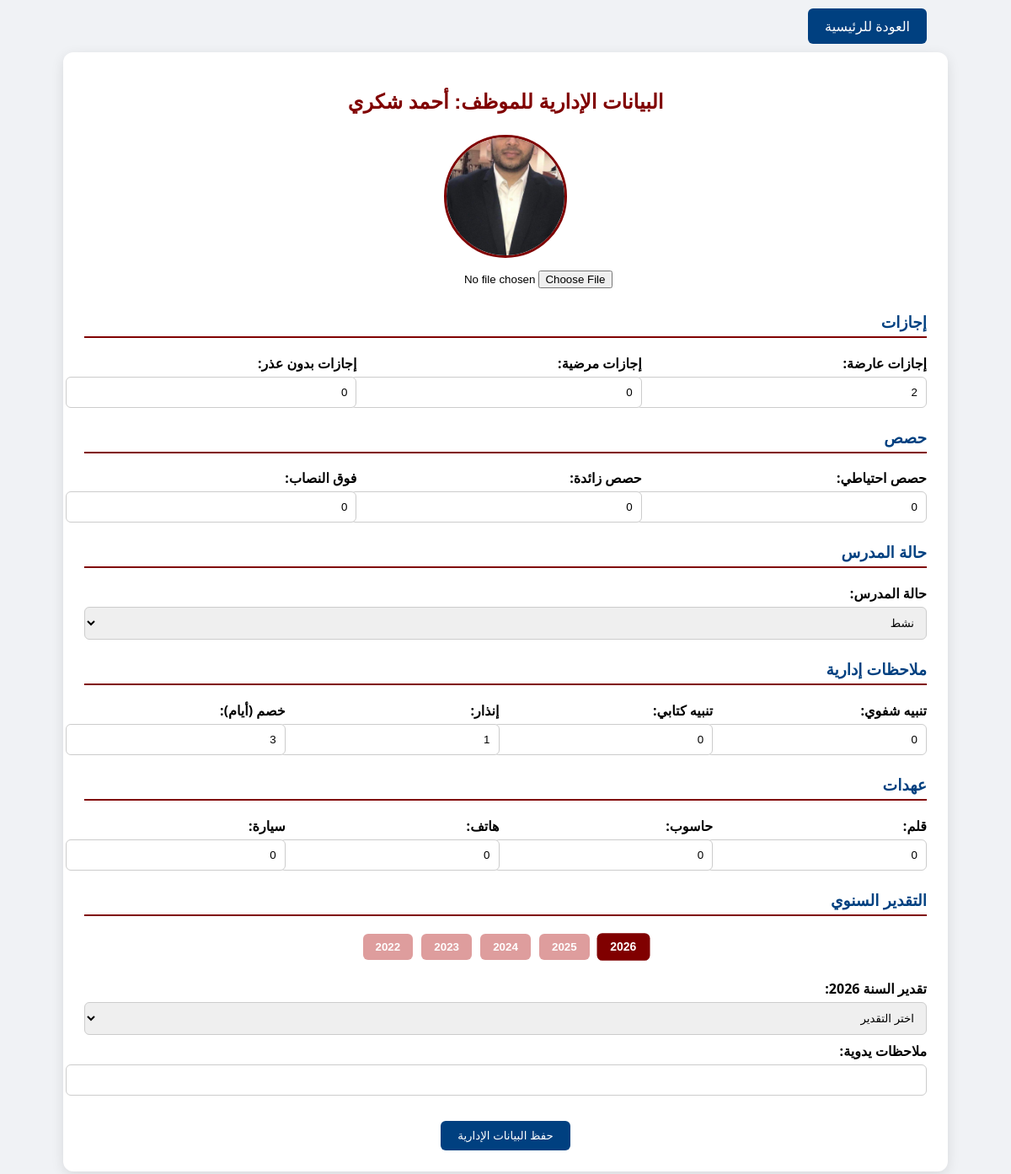
/admin_data.php?id=28681811552 (signed in), run on the app's committed database.
### tables this page shows
CREATE TABLE `personal_data` (
  `id` int(10) UNSIGNED NOT NULL,
  `employee_id` varchar(50) NOT NULL,
  `full_name` varchar(255) NOT NULL,
  `personal_id` varchar(50) DEFAULT NULL,
  `birth_date` varchar(20) DEFAULT NULL,
  `nationality` varchar(100) DEFAULT NULL,
  `gender` varchar(20) DEFAULT NULL,
  `marital_status` varchar(20) DEFAULT NULL,
  `num_children` int(11) DEFAULT 0,
  `driving_license` varchar(50) DEFAULT NULL,
  `hire_date` varchar(20) DEFAULT NULL,
  `job_title` varchar(100) DEFAULT NULL,
  `department` varchar(100) DEFAULT NULL,
  `base_salary` decimal(10,2) DEFAULT NULL,
  `allowances` decimal(10,2) DEFAULT NULL,
  `contract_type` varchar(50) DEFAULT NULL,
  `created_at` timestamp NOT NULL DEFAULT current_timestamp(),
  `stage` enum('ابتدائي','اعدادي','ثانوي') NOT NULL DEFAULT 'ابتدائي'
);

CREATE TABLE `admin_data` (
  `id` int(11) NOT NULL,
  `employee_id` varchar(50) NOT NULL,
  `leave_casual` int(11) DEFAULT 0,
  `leave_sick` int(11) DEFAULT 0,
  `leave_unexcused` int(11) DEFAULT 0,
  `classes_reserve` int(11) DEFAULT 0,
  `classes_extra` int(11) DEFAULT 0,
  `classes_overload` int(11) DEFAULT 0,
  `teacher_status` varchar(50) DEFAULT NULL,
  `note_verbal` tinyint(1) DEFAULT 0,
  `note_written` tinyint(1) DEFAULT 0,
  `note_warning` tinyint(1) DEFAULT 0,
  `assets_pen` tinyint(1) DEFAULT 0,
  `assets_pc` tinyint(1) DEFAULT 0,
  `assets_phone` tinyint(1) DEFAULT 0,
  `assets_car` tinyint(1) DEFAULT 0,
  `image` varchar(255) DEFAULT NULL,
  `created_at` timestamp NOT NULL DEFAULT current_timestamp(),
  `note_discount` int(11) DEFAULT 0
);

### admin_data.php (the view, shortened to what this page needs)
<?php
include("db.php");
$employee_id = $_GET['id'] ?? '';
$stmt = $conn->prepare("SELECT * FROM admin_data WHERE employee_id=?");
$stmt->bind_param("s", $employee_id);
$stmt->execute();
$res = $stmt->get_result();
$admin_data = $res->fetch_assoc();
$stmt_name = $conn->prepare("SELECT full_name FROM personal_data WHERE employee_id=?");
$stmt_name->bind_param("s", $employee_id);
$stmt_name->execute();
$res_name = $stmt_name->get_result();
$personal = $res_name->fetch_assoc();
$employee_name = $personal['full_name'] ?? $employee_id;
$current_year = date("Y");
$years = [];
for($i = 0; $i < 5; $i++){
    $years[] = $current_year - $i;
}
$annual_notes = [];
$stmt_notes = $conn->prepare("SELECT * FROM annual_notes WHERE employee_id=?");
$stmt_notes->bind_param("s", $employee_id);
$stmt_notes->execute();
$res_notes = $stmt_notes->get_result();
while($row = $res_notes->fetch_assoc()){
    $annual_notes[$row['year']] = [
        'rating' => $row['rating'],
        'manual_note' => $row['manual_note']
    ];
}
?>
<!DOCTYPE html>
<html lang="ar">
<head>
</head>
<body>
<div style="text-align:right; max-width:1000px; margin:20px auto;">
    <a href="indexteacher.php" style="text-decoration:none; background:#004080; color:#fff; padding:10px 20px; border-radius:6px;">العودة للرئيسية</a>
</div>
<form method="POST" enctype="multipart/form-data">
<h2>البيانات الإدارية للموظف: <?php echo htmlspecialchars($employee_name); ?></h2>
<div style="margin-bottom:30px; text-align:center;">
    <img src="uploads/<?php echo htmlspecialchars($admin_data['image'] ?? 'avatar.png'); ?>"
         style="width:140px; height:140px; border-radius:50%; object-fit:cover; border:3px solid #800000;"><br>
    <input type="file" name="image" accept="image/*" style="margin-top:10px;">
</div>
<h3>إجازات</h3>
<section class="grid">
    <div><label>إجازات عارضة:</label><input type="number" name="leave_casual" value="<?php echo htmlspecialchars($admin_data['leave_casual']); ?>"></div>
    <div><label>إجازات مرضية:</label><input type="number" name="leave_sick" value="<?php echo htmlspecialchars($admin_data['leave_sick']); ?>"></div>
    <div><label>إجازات بدون عذر:</label><input type="number" name="leave_unexcused" value="<?php echo htmlspecialchars($admin_data['leave_unexcused']); ?>"></div>
</section>
<h3>حصص</h3>
<section class="grid">
    <div><label>حصص احتياطي:</label><input type="number" name="classes_reserve" value="<?php echo htmlspecialchars($admin_data['classes_reserve']); ?>"></div>
    <div><label>حصص زائدة:</label><input type="number" name="classes_extra" value="<?php echo htmlspecialchars($admin_data['classes_extra']); ?>"></div>
    <div><label>فوق النصاب:</label><input type="number" name="classes_overload" value="<?php echo htmlspecialchars($admin_data['classes_overload']); ?>"></div>
</section>
<h3>حالة المدرس</h3>
<div style="margin-bottom:20px;">
    <label>حالة المدرس:</label>
    <select name="teacher_status">
        <option value="نشط" <?php if($admin_data['teacher_status']=='نشط') echo 'selected'; ?>>نشط</option>
    </select>
</div>
<h3>ملاحظات إدارية</h3>
<section class="grid">
    <div><label>تنبيه شفوي:</label><input type="text" name="note_verbal" value="<?php echo htmlspecialchars($admin_data['note_verbal']); ?>"></div>
    <div><label>تنبيه كتابي:</label><input type="text" name="note_written" value="<?php echo htmlspecialchars($admin_data['note_written']); ?>"></div>
    <div><label>إنذار:</label><input type="text" name="note_warning" value="<?php echo htmlspecialchars($admin_data['note_warning']); ?>"></div>
    <div><label>خصم (أيام):</label><input type="number" name="note_discount" value="<?php echo htmlspecialchars($admin_data['note_discount']); ?>"></div>
</section>
<h3>عهدات</h3>
<section class="grid">
    <div><label>قلم:</label><input type="text" name="assets_pen" value="<?php echo htmlspecialchars($admin_data['assets_pen']); ?>"></div>
    <div><label>حاسوب:</label><input type="text" name="assets_pc" value="<?php echo htmlspecialchars($admin_data['assets_pc']); ?>"></div>
    <div><label>هاتف:</label><input type="text" name="assets_phone" value="<?php echo htmlspecialchars($admin_data['assets_phone']); ?>"></div>
    <div><label>سيارة:</label><input type="text" name="assets_car" value="<?php echo htmlspecialchars($admin_data['assets_car']); ?>"></div>
</section>
<h3>التقدير السنوي</h3>
<div class="tab-buttons">
<?php foreach($years as $index => $y): ?>
    <button type="button" onclick="showTab(<?php echo $index; ?>)" <?php echo $index===0?'class="active"':''; ?>><?php echo $y; ?></button>
<?php endforeach; ?>
</div>
<?php foreach($years as $index => $y): ?>
<div class="tab <?php echo $index===0?'active':''; ?>">
    <label>تقدير السنة <?php echo $y; ?>:</label>
    <select name="rating_<?php echo $y; ?>">
        <option value="">اختر التقدير</option>
    </select>
    <div style="margin-top:8px;">
        <label>ملاحظات يدوية:</label>
        <input type="text" name="note_nails_<?php echo $y; ?>" value="<?php echo htmlspecialchars($annual_notes[$y]['manual_note'] ?? ''); ?>">
    </div>
</div>
<?php endforeach; ?>
<div style="text-align:center; margin-top:30px;">
    <button type="submit">حفظ البيانات الإدارية</button>
</div>
</form>
</body>
</html>

### admin_data.php (style rules this page uses)
body { font-family: 'Segoe UI', Tahoma, Geneva, Verdana, sans-serif; background: #f0f2f5; direction: rtl; }
h2,h3 { font-family: 'Cairo', sans-serif; }
h2 { color:#800000; text-align:center; margin-bottom:25px; }
h3 { color:#004080; border-bottom:2px solid #800000; padding-bottom:5px; margin-top:25px; }
form { max-width:1000px; margin:0 auto; background:#fff; padding:25px; border-radius:12px; box-shadow:0 4px 15px rgba(0,0,0,0.1); }
input[type="text"], input[type="number"], select { width:100%; padding:10px; border:1px solid #ccc; border-radius:6px; transition: all 0.3s ease; }
button { transition: all 0.3s ease; padding:10px 20px; background:#004080; color:#fff; border:none; border-radius:6px; cursor:pointer; }
section.grid { display:grid; grid-template-columns:repeat(auto-fit,minmax(220px,1fr)); gap:15px; }
label { font-weight:bold; margin-bottom:5px; display:block; }
.tab { display:none; }
.tab.active { display:block; }
.tab-buttons { text-align:center; margin-bottom:20px; }
.tab-buttons button { padding:8px 15px; border:none; border-radius:6px; background: rgba(219, 147, 147, 0.9); margin:3px; cursor:pointer; transition:0.3s; font-weight:bold; }
.tab-buttons button.active { background:#800000; color:#fff; transform:scale(1.05); }

### data on the page
personal_data: full_name "أحمد شكري"
admin_data: image (picture), leave_casual "2", leave_sick "0", leave_unexcused "0", classes_reserve "0", classes_extra "0", classes_overload "0", teacher_status "نشط", note_verbal "0", note_written "0", note_warning "1", note_discount "3", assets_pen "0", assets_pc "0", assets_phone "0", assets_car "0"

### other printed values
$y "2026"
$y "2025"
$y "2024"
$y "2023"
$y "2022"
